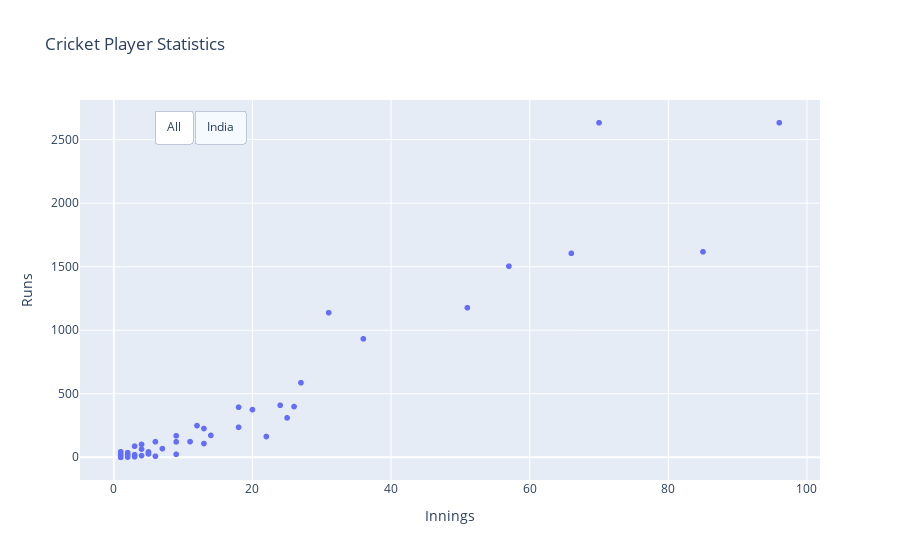

Write notebook code for a chart like this one.
### Code cell
# Button that changes display from all countries to India

fig = px.scatter(cricket,\
                 x = "Innings",\
                 y = "Runs",\
                 hover_name = "Player",\
                 hover_data = ["Average", "Country"],\
                 height = 500,\
                 title = "Cricket Player Statistics" )

df_india = cricket[cricket['Country'] == 'INDIA']

fig.update_layout(
    updatemenus=[
        dict(
            type = "buttons",
            direction = "left",
            buttons = list([
                dict(
                    args = [{'x': [cricket['Innings']], 
                             'y': [cricket['Runs']]
                            }],
                    label = "All",
                    method = "update"
                ),
                dict(
                    args = [{'x': [df_india['Innings']], 
                             'y': [df_india['Runs']]
                            }],
                    label = "India",
                    method = "update"
                )
            ]),
            pad={"r": 10, "t": 10},
            showactive=True,
            x=0.1,
            xanchor="left",
            y=1,
            yanchor="top"
        ),
    ]
)


fig.show()

### Figure 1 — Plotly figure (JSON) as saved in the notebook; plotly's stock layout.template omitted (floating-point values rounded to 4 significant figures; data arrays with more than 128 entries replaced by an {"elided": "..."} marker saying what was removed)
{"data": [{"customdata": {"elided": "1110x2 mixed values"}, "hovertemplate": "<b>%{hovertext}</b><br><br>Innings=%{x}<br>Runs=%{y}<br>Average=%{customdata[0]}<br>Country=%{customdata[1]}<extra></extra>", "hovertext": {"elided": "1110 str values"}, "legendgroup": "", "marker": {"color": "#636efa", "symbol": "circle"}, "mode": "markers", "name": "", "showlegend": false, "type": "scattergl", "x": [96, 85, 66, 70, 51, 57, 11, 22, 9, 6, 25, 36, 3, 31, 27, 26, 13, 5, 24, 14, 18, 20, 18, 2, 9, 5, 4, 13, 3, 1, 12, 7, 3, 3, 1, 2, 2, 4, 2, 6, 9, 1, 2, 1, 1, 4, 5, 1, 1, 2, 3, 2, 1, 1, 2, 2, 1, 1, 1, 1, 1, 1, 1, 1, 1], "xaxis": "x", "y": [2633, 1617, 1605, 2633, 1177, 1504, 123, 163, 23, 8, 310, 932, 4, 1138, 587, 399, 108, 28, 409, 172, 236, 375, 394, 20, 121, 26, 13, 226, 8, 1, 249, 68, 20, 7, 0, 3, 1, 101, 22, 122, 169, 2, 3, 2, 0, 64, 42, 10, 0, 15, 87, 35, 15, 0, 36, 12, 1, 1, 43, 38, 31, 19, 10, 5, 1], "yaxis": "y"}], "layout": {"autosize": true, "legend": {"tracegroupgap": 0}, "title": {"text": "Cricket Player Statistics"}, "updatemenus": [{"active": 1, "buttons": [{"args": [{"x": {"elided": "1x1110 int values"}, "y": {"elided": "1x1110 int values"}}], "label": "All", "method": "update"}, {"args": [{"x": [[96, 85, 66, 70, 51, 57, 11, 22, 9, 6, 25, 36, 3, 31, 27, 26, 13, 5, 24, 14, 18, 20, 18, 2, 9, 5, 4, 13, 3, 1, 12, 7, 3, 3, 1, 2, 2, 4, 2, 6, 9, 1, 2, 1, 1, 4, 5, 1, 1, 2, 3, 2, 1, 1, 2, 2, 1, 1, 1, 1, 1, 1, 1, 1, 1]], "y": [[2633, 1617, 1605, 2633, 1177, 1504, 123, 163, 23, 8, 310, 932, 4, 1138, 587, 399, 108, 28, 409, 172, 236, 375, 394, 20, 121, 26, 13, 226, 8, 1, 249, 68, 20, 7, 0, 3, 1, 101, 22, 122, 169, 2, 3, 2, 0, 64, 42, 10, 0, 15, 87, 35, 15, 0, 36, 12, 1, 1, 43, 38, 31, 19, 10, 5, 1]]}], "label": "India", "method": "update"}], "direction": "left", "pad": {"r": 10, "t": 10}, "showactive": true, "type": "buttons", "x": 0.1, "xanchor": "left", "y": 1, "yanchor": "top"}], "xaxis": {"anchor": "y", "autorange": true, "domain": [0, 1], "range": [-4.741, 101.7], "title": {"text": "Innings"}, "type": "linear"}, "yaxis": {"anchor": "x", "autorange": true, "domain": [0, 1], "range": [-217.3, 2850.0], "title": {"text": "Runs"}, "type": "linear"}}}
